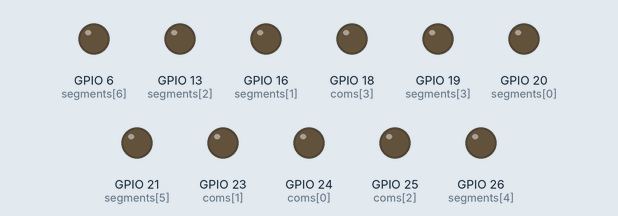
Simulated run of this program. Board: Raspberry Pi (BCM pin numbers). On the bench: output pins drawn as LEDs (lit = HIGH).

Above: at 0.28 s.
At 4.1 s:
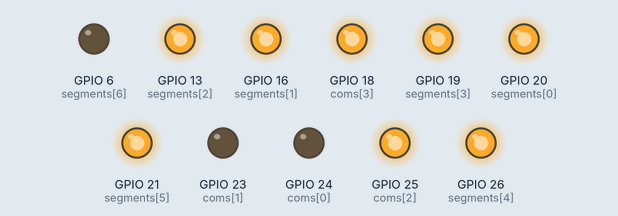
At 10.1 s:
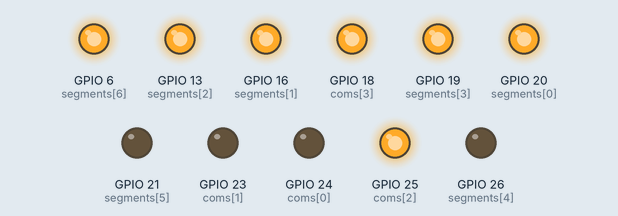
At 20.1 s:
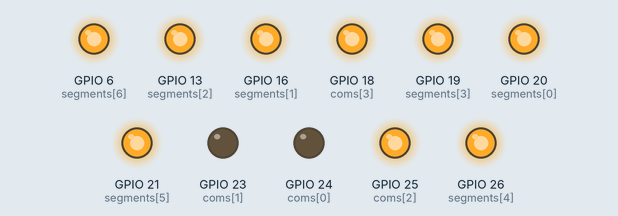
At 28.2 s:
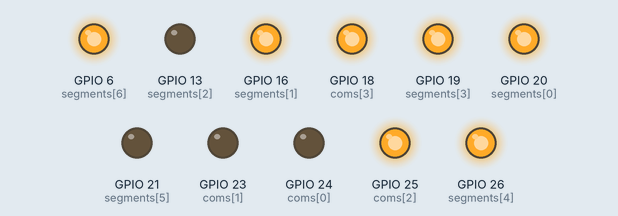
At 38.2 s:
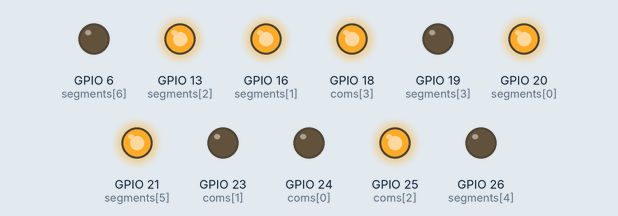
Timing chart, 0 to 40.0 s (numbered marks = the images above):
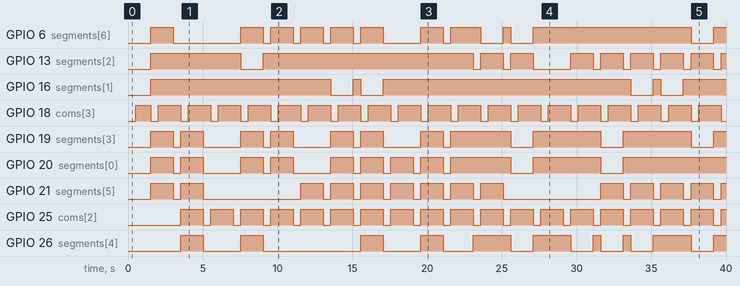

The program:

fnd05.py
```python
# 숫자 앞의 0을 출력안하도록 한 방법 + 자동 카운트
import RPi.GPIO as GPIO
import time

segments = [20, 16, 13, 19, 26, 21, 6]

num0 = [20, 16, 13, 19, 26, 21]  # 숫자 0
num1 = [16, 13]  # 숫자 1
num2 = [20, 16, 6, 26, 19]  # 숫자 2
num3 = [20, 16, 13, 19, 6]  # 숫자 3
num4 = [16, 13, 21, 6]  # 숫자 4
num5 = [20, 13, 19, 21, 6]  # 숫자 5
num6 = [20, 13, 19, 26, 21, 6]  # 숫자 6
num7 = [20, 16, 13, 21]  # 숫자 7
num8 = [20, 16, 13, 19, 26, 21, 6]  # 숫자 8
num9 = [20, 16, 13, 19, 21, 6]  # 숫자 9

numbers = [num0, num1, num2, num3, num4, num5, num6, num7, num8, num9]

# 공통 핀 설정
coms = [24, 23, 25, 18]

# GPIO 초기화
GPIO.setmode(GPIO.BCM)
for segment in segments:
    GPIO.setup(segment, GPIO.OUT)
    GPIO.output(segment, False) # 실행시 세그먼트 핀이 꺼진상태로 초기화

for com in coms:
    GPIO.setup(com, GPIO.OUT)
    GPIO.output(com, True)  # 공통 음극 핀은 꺼진 상태로 초기화

# 숫자 출력 함수
def display(digit, number):
    GPIO.output(segments, False) # 모든 세그먼트 핀 끄기
    GPIO.output(coms[digit], False) # 해당 자리의 공통 음극 핀 켜기
    # 숫자의 세그먼트 켜기
    for segment in numbers[number]:
        GPIO.output(segment, True)
        time.sleep(0.001)
    time.sleep(0.5)
    # 자리 끄기
    GPIO.output(coms[digit], True)

# 카운트 숫자 출력 함수
def display_count(count):
    str_count = str(count).zfill(4) # 예를들어 1이라는 정수를 0001(문자열)로 변환해준다
    # 카운트한 숫자를 제외한 자리의 0은 출력하지 않고 위치 그대로 출력
    # 변환한 0001에서 000은 출력하지 않고 1만 해당위치 그대로 출력함
    zeros_skip = True
    for i in range(4):
        digit = int(str_count[i]) # str_count의 각 자리를 정수로 변환하여 저장
        # 예를들어 str_count가 0001이면 digit에 0, 0, 0, 1 순서대로 저장
        if digit != 0 or not zeros_skip: # digit가 0이 아니거나 앞자리의 0을 스킵할 필요가 있으면
            display(i, digit) # i번째 자리에 해당 숫자를 표시
            zeros_skip = False  # 맨 앞의 0이 아닌 숫자를 만나면 zeros_skip를 False로 변경

count = 8

try:
	while True:
		#for i in range(9999):
		display_count(count)
		time.sleep(1)
		count += 1 # count를 1씩 증가시키고
		if count > 9999:	# count가 9999 이상이면
				count = 0	# count 를 0으로 초기화한다
			#	time.sleep(0.3)
		#	time.sleep(0.005)

except KeyboardInterrupt:
    GPIO.cleanup()
```

Measured:
- by itself, GPIO 6 (segments[6]): LOW → HIGH at 1.5 s, → LOW 1.5 s later, → HIGH 4.5 s later, → LOW 1.5 s later, … (21 changes in this stretch)
- by itself, GPIO 13 (segments[2]): LOW → HIGH at 1.5 s, → LOW 6.0 s later, → HIGH 1.5 s later, → LOW 14.1 s later, … (19 changes in this stretch)
- by itself, GPIO 16 (segments[1]): LOW → HIGH at 1.5 s, → LOW 12.0 s later, → HIGH 1.5 s later, → LOW 0.50 s later, … (9 changes in this stretch)
- by itself, GPIO 18 (coms[3]): repeats every 2.0 s: LOW 0.51 s, HIGH 1.5 s
- by itself, GPIO 19 (segments[3]): LOW → HIGH at 1.5 s, → LOW 1.5 s later, → HIGH 0.51 s later, → LOW 1.5 s later, … (21 changes in this stretch)
- by itself, GPIO 20 (segments[0]): LOW → HIGH at 1.5 s, → LOW 1.5 s later, → HIGH 0.50 s later, → LOW 1.5 s later, … (21 changes in this stretch)
- by itself, GPIO 21 (segments[5]): LOW → HIGH at 1.5 s, → LOW 1.5 s later, → HIGH 0.51 s later, → LOW 1.5 s later, … (27 changes in this stretch)
- by itself, GPIO 25 (coms[2]): alternates HIGH for 1.5 s and LOW for 0.50 s
